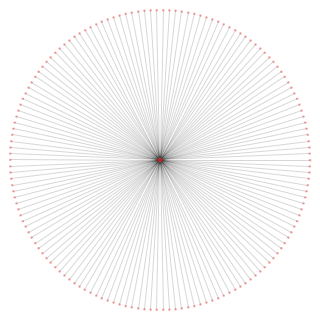
Frame 1 (no input)
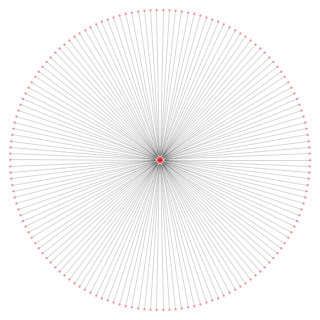
Frame 60 (the mouse pressed at the canvas centre just before this capture)
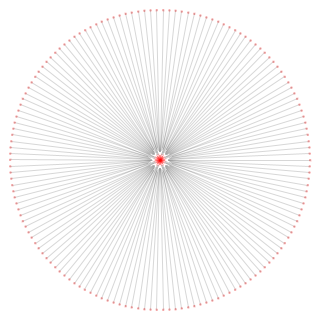
Frame 120 (the mouse held since frame 60 and released just before this capture)

The Processing sketch that drew these frames (run headless with seeded random() and noise(); from frame 60 on, the mouse is pressed at the canvas centre):

// Processing sketch: processing_1293
// ── processing_1293.pde

int i=0;
float radio=150;
float ang=0;
float a,b;
float xcenter=160;
float ycenter=160;
float m =-2;
int e=0;

void setup(){size(320,320);
background(255);
smooth();
}

void draw(){
if (b>30)
{e=1;}
if(b<=0){e=0;}
if(e==0){b++;}else{b--;}
background(255);
for(int t=0;t<300;t++)
{
  a=2*PI*t/300;
  ang=pow(pow(abs(cos(16*a/4)),0.5)+pow(abs(sin(16*a/4)),16),m);
//float ang2=pow(pow(abs(cos(8*a/4)),0.1)+pow(abs(sin(8*a/4)),16),2*m);
  stroke(0,0,0,40);
  line(160+b*2*ang*cos(a),160+b*2*ang*sin(a),160+150*cos(a),160+150*sin(a));
  stroke(255,0,0,30);
  line(160+b*ang*cos(a),160+b*ang*sin(a),xcenter,ycenter);
  fill(200,0,0,80);
  ellipse(160+radio*cos(a),160+radio*sin(a),2,2);
  t++;

}
}
